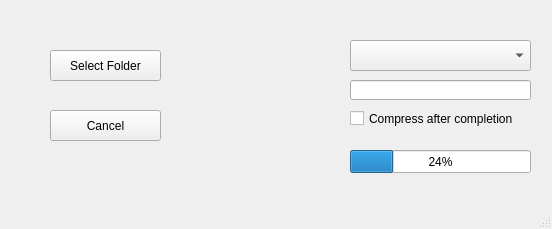
<?xml version="1.0" encoding="UTF-8"?>
<ui version="4.0">
 <class>MainWindow</class>
 <widget class="QMainWindow" name="MainWindow">
  <property name="geometry">
   <rect>
    <x>0</x>
    <y>0</y>
    <width>552</width>
    <height>229</height>
   </rect>
  </property>
  <property name="minimumSize">
   <size>
    <width>552</width>
    <height>229</height>
   </size>
  </property>
  <property name="maximumSize">
   <size>
    <width>552</width>
    <height>229</height>
   </size>
  </property>
  <property name="windowTitle">
   <string>MainWindow</string>
  </property>
  <widget class="QWidget" name="centralwidget">
   <widget class="QComboBox" name="comboBox">
    <property name="geometry">
     <rect>
      <x>350</x>
      <y>40</y>
      <width>181</width>
      <height>31</height>
     </rect>
    </property>
   </widget>
   <widget class="QProgressBar" name="progressBar">
    <property name="geometry">
     <rect>
      <x>350</x>
      <y>150</y>
      <width>181</width>
      <height>23</height>
     </rect>
    </property>
    <property name="value">
     <number>24</number>
    </property>
   </widget>
   <widget class="QPushButton" name="selectFolderButton">
    <property name="geometry">
     <rect>
      <x>50</x>
      <y>50</y>
      <width>111</width>
      <height>31</height>
     </rect>
    </property>
    <property name="minimumSize">
     <size>
      <width>111</width>
      <height>31</height>
     </size>
    </property>
    <property name="maximumSize">
     <size>
      <width>111</width>
      <height>31</height>
     </size>
    </property>
    <property name="text">
     <string>Select Folder</string>
    </property>
   </widget>
   <widget class="QPushButton" name="cancelPushButton">
    <property name="geometry">
     <rect>
      <x>50</x>
      <y>110</y>
      <width>111</width>
      <height>31</height>
     </rect>
    </property>
    <property name="text">
     <string>Cancel</string>
    </property>
   </widget>
   <widget class="QCheckBox" name="compressCheckBox">
    <property name="geometry">
     <rect>
      <x>350</x>
      <y>110</y>
      <width>181</width>
      <height>17</height>
     </rect>
    </property>
    <property name="text">
     <string>Compress after completion</string>
    </property>
   </widget>
   <widget class="QLineEdit" name="customLineEdit">
    <property name="geometry">
     <rect>
      <x>350</x>
      <y>80</y>
      <width>181</width>
      <height>20</height>
     </rect>
    </property>
   </widget>
  </widget>
  <widget class="QMenuBar" name="menubar">
   <property name="geometry">
    <rect>
     <x>0</x>
     <y>0</y>
     <width>552</width>
     <height>21</height>
    </rect>
   </property>
  </widget>
  <widget class="QStatusBar" name="statusbar"/>
 </widget>
 <resources/>
 <connections/>
</ui>
